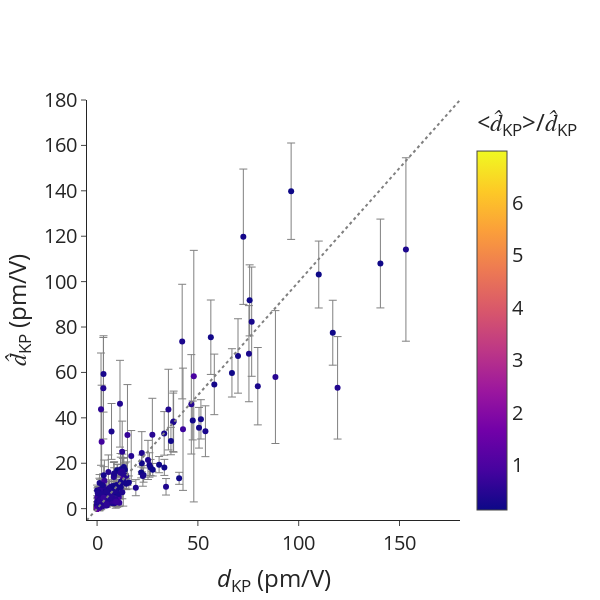

The code cell stored with this chart in its notebook:
### Code cell
# Data
data_prev_outputs = {'x': df_outputs_filtout[df_outputs_filtout['origin']==str_origin]['dKP'], 
                     'y': df_prev_selected_filtout['dKP'], 
                     'error_y': df_prev_selected_filtout['dKP_unc'],
                    #  'color': df_outputs_filtout['bandgap'],
                     'color': df_prev_selected_filtout['dKP_unc']/df_prev_selected_filtout['dKP']}


mae = mean_absolute_error(data_prev_outputs['x'], data_prev_outputs['y'])
mape = mean_absolute_percentage_error(data_prev_outputs['x'], data_prev_outputs['y'])
rmse = root_mean_squared_error(data_prev_outputs['x'], data_prev_outputs['y'])
spearmanrho = spearmanr(data_prev_outputs['x'], data_prev_outputs['y'])
print(f"MAE = {mae}")
print(f"MAPE = {mape}")
print(f"RMSE = {rmse}")
print(f"Rho_sp = {spearmanrho.statistic}")

# Scatter plot for previous outputs.
scatter_outputs_prev = go.Scatter(
    x=data_prev_outputs['x'],
    y=data_prev_outputs['y'],
    mode='markers',
    error_y=dict(
        array=data_prev_outputs['error_y'],
        color='gray',
        thickness=1,
        visible=True,
        ),
    marker=dict(
        color=data_prev_outputs['color'],
        colorbar=dict(
            title="<i>E<sub>g</sub></i> (eV)"
        ),
        colorscale="Plasma"
    ),
    line=dict(color='darkorange'),
    name=f'v{cur_v-1} outputs',
    showlegend=False,
    text=[mpid for mpid in df_outputs_filtout.index.values]
)

ideal = go.Scatter(
    x=[-100,200],
    y=[-100,200],
    mode="lines",
    line=dict(color='gray', dash='dot'),
    showlegend=False
)

# Layout
layout = go.Layout(
    # title=dict(text='Scatter Plot'),
    xaxis=dict(title='<i>d</i><sub>KP</sub> (pm/V)',  range=[-5,180]),
    yaxis=dict(title='<i>d&#770;</i><sub>KP</sub> (pm/V)', range=[-5,180]),
    # legend=dict(font=dict(size=12)),
)

# Create figure
fig = go.Figure(data=[scatter_outputs_prev,ideal], layout=layout)

fig.update_layout(
    autosize=False,
    font_size=20,
    width=600,
    height=600,
    # plot_bgcolor="white",
    template='simple_white',
)
fig.update_layout(
    xaxis = dict(
        # tickmode = 'array',
        # tickvals = [1, 2,3,4,5,6,7,8],
        # ticktext = ['One', 'Three', 'Five', 'Seven', 'Nine', 'Eleven']
        showgrid=False,
    ),
    yaxis = dict(
        # tickmode = 'array',
        # tickvals = [1, 2,3,4,5,6,7,8],
        # ticktext = ['One', 'Three', 'Five', 'Seven', 'Nine', 'Eleven']
        showgrid=False,
    ),
)
fig.update_traces(marker=dict(
    colorbar=dict(
        title="<i><d&#770;</i><sub>KP</sub>>/<i>d&#770;</i><sub>KP</sub>",
        # tickmode = 'array',
        # tickvals = [0,0.1,0.2,0.3,0.4]
        ),
    cmin=0,
    # cmax=0.6,
))

# Show figure
fig.show()

name_fig = "dKP_comparison_prev_pred_ML_vs_FP_filtout"
if not Path(f'../figures/pdf/{name_fig}.pdf').exists():
    fig.write_image(f'../figures/pdf/{name_fig}.pdf')
    fig.write_image(f'../figures/svg/{name_fig}.svg')
    fig.write_image(f'../figures/png/{name_fig}.png', scale=10)
    fig.write_html(f'../figures/html/{name_fig}.html')
    with open(f'../figures/{name_fig}.json', 'w') as f:
        json.dump(obj={'mape': mape, 'mae': mae, 'rmse': rmse, 'rho_sp': spearmanrho.statistic},
                  fp=f)

### Figure 1 — Plotly figure (JSON) as saved in the notebook; plotly's stock layout.template omitted (floating-point values rounded to 4 significant figures; data arrays with more than 128 entries replaced by an {"elided": "..."} marker saying what was removed)
{"data": [{"error_y": {"array": {"elided": "276 float values"}, "color": "gray", "thickness": 1, "visible": true}, "line": {"color": "darkorange"}, "marker": {"cmin": 0, "color": {"elided": "276 float values"}, "colorbar": {"title": {"text": "<i><d&#770;</i><sub>KP</sub>>/<i>d&#770;</i><sub>KP</sub>"}}, "colorscale": [[0, "#0d0887"], [0.1111, "#46039f"], [0.2222, "#7201a8"], [0.3333, "#9c179e"], [0.4444, "#bd3786"], [0.5556, "#d8576b"], [0.6667, "#ed7953"], [0.7778, "#fb9f3a"], [0.8889, "#fdca26"], [1, "#f0f921"]]}, "mode": "markers", "name": "v18 outputs", "showlegend": false, "text": {"elided": "2518 str values"}, "type": "scatter", "x": {"elided": "276 float values"}, "y": {"elided": "276 float values"}}, {"line": {"color": "gray", "dash": "dot"}, "marker": {"cmin": 0, "colorbar": {"title": {"text": "<i><d&#770;</i><sub>KP</sub>>/<i>d&#770;</i><sub>KP</sub>"}}}, "mode": "lines", "showlegend": false, "type": "scatter", "x": [-100, 200], "y": [-100, 200]}], "layout": {"autosize": false, "font": {"size": 20}, "height": 600, "width": 600, "xaxis": {"range": [-5, 180], "showgrid": false, "title": {"text": "<i>d</i><sub>KP</sub> (pm/V)"}}, "yaxis": {"range": [-5, 180], "showgrid": false, "title": {"text": "<i>d&#770;</i><sub>KP</sub> (pm/V)"}}}}
